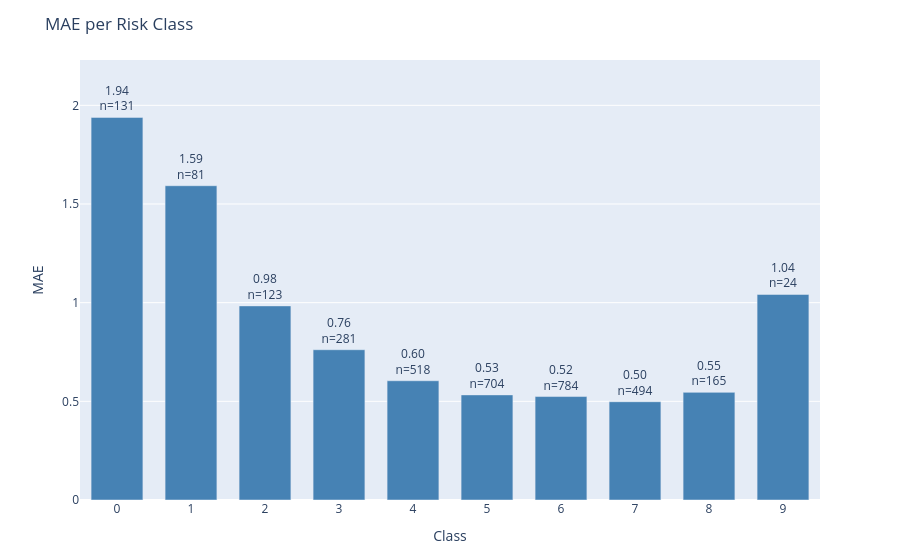

Notebook cell for this chart:
### Code cell
plot_error_by_group(
    df=results_test,
    y_true_col='actual',
    y_pred_col='prediction',
    group_by='class',
    metric='mae',
    title='MAE per Risk Class'
)

### Figure 1 — Plotly figure (JSON) as saved in the notebook; plotly's stock layout.template omitted (floating-point values rounded to 4 significant figures)
{"data": [{"marker": {"color": "steelblue"}, "text": ["1.94<br>n=131", "1.59<br>n=81", "0.98<br>n=123", "0.76<br>n=281", "0.60<br>n=518", "0.53<br>n=704", "0.52<br>n=784", "0.50<br>n=494", "0.55<br>n=165", "1.04<br>n=24"], "textposition": "outside", "type": "bar", "x": ["0", "1", "2", "3", "4", "5", "6", "7", "8", "9"], "y": [1.939, 1.593, 0.9837, 0.7616, 0.6042, 0.5327, 0.5242, 0.498, 0.5455, 1.042]}], "layout": {"bargap": 0.3, "margin": {"b": 60, "t": 60}, "title": {"text": "MAE per Risk Class"}, "uniformtext": {"minsize": 8, "mode": "hide"}, "xaxis": {"title": {"text": "Class"}}, "yaxis": {"range": [0, 2.23], "title": {"text": "MAE"}}}}
